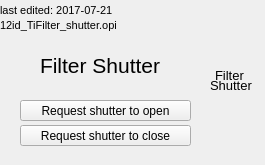
<?xml version="1.0" encoding="UTF-8"?>
<ui version="4.0">
 <class>Form</class>
 <widget class="caFrame" name="Form">
  <property name="geometry">
   <rect>
    <x>0</x>
    <y>0</y>
    <width>265</width>
    <height>165</height>
   </rect>
  </property>
  <property name="windowTitle">
   <string>Form</string>
  </property>
  <widget class="QLabel" name="label_35">
   <property name="geometry">
    <rect>
     <x>210</x>
     <y>75</y>
     <width>51</width>
     <height>21</height>
    </rect>
   </property>
   <property name="font">
    <font>
     <pointsize>10</pointsize>
    </font>
   </property>
   <property name="styleSheet">
    <string notr="true">color: rgb(0, 0, 0)</string>
   </property>
   <property name="text">
    <string>&lt;html&gt;&lt;head/&gt;&lt;body&gt;&lt;p&gt; Shutter&lt;/p&gt;&lt;/body&gt;&lt;/html&gt;</string>
   </property>
  </widget>
  <widget class="caPolyLine" name="caPolygon_11">
   <property name="geometry">
    <rect>
     <x>213</x>
     <y>95</y>
     <width>35</width>
     <height>60</height>
    </rect>
   </property>
   <property name="foreground">
    <color>
     <red>184</red>
     <green>184</green>
     <blue>188</blue>
    </color>
   </property>
   <property name="linestyle" stdset="0">
    <enum>caPolyLine::Solid</enum>
   </property>
   <property name="lineSize">
    <number>2</number>
   </property>
   <property name="lineColor">
    <color>
     <red>0</red>
     <green>0</green>
     <blue>0</blue>
    </color>
   </property>
   <property name="xyPairs" stdset="0">
    <string>0,47;35,60;35,11;0,0;0,47</string>
   </property>
   <property name="fillstyle" stdset="0">
    <enum>caPolyLine::Filled</enum>
   </property>
   <property name="polystyle" stdset="0">
    <enum>caPolyLine::Polygon</enum>
   </property>
   <property name="visibility">
    <enum>caPolyLine::IfNotZero</enum>
   </property>
   <property name="channel" stdset="0">
    <string>12idcUSX:pmm01:reg01:bo01</string>
   </property>
  </widget>
  <widget class="caPolyLine" name="caPolygon_7">
   <property name="geometry">
    <rect>
     <x>220</x>
     <y>120</y>
     <width>20</width>
     <height>28</height>
    </rect>
   </property>
   <property name="foreground">
    <color>
     <red>255</red>
     <green>0</green>
     <blue>0</blue>
    </color>
   </property>
   <property name="linestyle" stdset="0">
    <enum>caPolyLine::Solid</enum>
   </property>
   <property name="lineSize">
    <number>2</number>
   </property>
   <property name="lineColor">
    <color>
     <red>255</red>
     <green>0</green>
     <blue>0</blue>
    </color>
   </property>
   <property name="xyPairs" stdset="0">
    <string>0,22;20,28;20,5;0,0;0,22</string>
   </property>
   <property name="fillstyle" stdset="0">
    <enum>caPolyLine::Filled</enum>
   </property>
   <property name="polystyle" stdset="0">
    <enum>caPolyLine::Polygon</enum>
   </property>
   <property name="visibility">
    <enum>caPolyLine::IfNotZero</enum>
   </property>
   <property name="channel" stdset="0">
    <string>12idcUSX:pmm01:reg01:bo01</string>
   </property>
  </widget>
  <widget class="QLabel" name="label_33">
   <property name="geometry">
    <rect>
     <x>215</x>
     <y>65</y>
     <width>41</width>
     <height>21</height>
    </rect>
   </property>
   <property name="font">
    <font>
     <pointsize>10</pointsize>
    </font>
   </property>
   <property name="styleSheet">
    <string notr="true">color: rgb(0, 0, 0)</string>
   </property>
   <property name="text">
    <string>&lt;html&gt;&lt;head/&gt;&lt;body&gt;&lt;p&gt;Filter &lt;/p&gt;&lt;/body&gt;&lt;/html&gt;</string>
   </property>
  </widget>
  <widget class="caPolyLine" name="caPolygon_3">
   <property name="geometry">
    <rect>
     <x>220</x>
     <y>100</y>
     <width>20</width>
     <height>28</height>
    </rect>
   </property>
   <property name="foreground">
    <color>
     <red>0</red>
     <green>216</green>
     <blue>0</blue>
    </color>
   </property>
   <property name="linestyle" stdset="0">
    <enum>caPolyLine::Solid</enum>
   </property>
   <property name="lineSize">
    <number>2</number>
   </property>
   <property name="lineColor">
    <color>
     <red>0</red>
     <green>216</green>
     <blue>0</blue>
    </color>
   </property>
   <property name="xyPairs" stdset="0">
    <string>0,22;20,28;20,5;0,0;0,22</string>
   </property>
   <property name="fillstyle" stdset="0">
    <enum>caPolyLine::Filled</enum>
   </property>
   <property name="polystyle" stdset="0">
    <enum>caPolyLine::Polygon</enum>
   </property>
   <property name="visibility">
    <enum>caPolyLine::IfNotZero</enum>
   </property>
   <property name="channel" stdset="0">
    <string>12idcUSX:pmm01:reg01:bo01</string>
   </property>
  </widget>
  <widget class="QLabel" name="label_55">
   <property name="geometry">
    <rect>
     <x>40</x>
     <y>50</y>
     <width>131</width>
     <height>32</height>
    </rect>
   </property>
   <property name="font">
    <font>
     <pointsize>16</pointsize>
     <weight>75</weight>
     <bold>true</bold>
    </font>
   </property>
   <property name="styleSheet">
    <string notr="true">color:rgb(0, 0, 0)</string>
   </property>
   <property name="text">
    <string>&lt;html&gt;&lt;head/&gt;&lt;body&gt;&lt;p&gt;&lt;span style=&quot; font-weight:400;&quot;&gt;Filter Shutter&lt;/span&gt;&lt;/p&gt;&lt;/body&gt;&lt;/html&gt;</string>
   </property>
  </widget>
  <widget class="caMessageButton" name="camessagebutton_9">
   <property name="geometry">
    <rect>
     <x>20</x>
     <y>125</y>
     <width>171</width>
     <height>21</height>
    </rect>
   </property>
   <property name="text">
    <string>Request shutter to close</string>
   </property>
   <property name="channel" stdset="0">
    <string notr="true">12idb:BioEnc2B3</string>
   </property>
   <property name="foreground">
    <color>
     <red>255</red>
     <green>255</green>
     <blue>255</blue>
    </color>
   </property>
   <property name="background">
    <color>
     <red>0</red>
     <green>0</green>
     <blue>140</blue>
    </color>
   </property>
  </widget>
  <widget class="caMessageButton" name="camessagebutton_4">
   <property name="geometry">
    <rect>
     <x>20</x>
     <y>100</y>
     <width>171</width>
     <height>21</height>
    </rect>
   </property>
   <property name="text">
    <string>Request shutter to open</string>
   </property>
   <property name="channel" stdset="0">
    <string notr="true">12idb:BioEnc2B3</string>
   </property>
   <property name="foreground">
    <color>
     <red>255</red>
     <green>255</green>
     <blue>255</blue>
    </color>
   </property>
   <property name="background">
    <color>
     <red>0</red>
     <green>0</green>
     <blue>140</blue>
    </color>
   </property>
  </widget>
  <widget class="caLabel" name="caLabel_4">
   <property name="geometry">
    <rect>
     <x>0</x>
     <y>-10</y>
     <width>421</width>
     <height>41</height>
    </rect>
   </property>
   <property name="font">
    <font>
     <pointsize>8</pointsize>
    </font>
   </property>
   <property name="frameShape">
    <enum>QFrame::NoFrame</enum>
   </property>
   <property name="text">
    <string>&lt;html&gt;&lt;head/&gt;&lt;body&gt;&lt;p&gt;last edited: 2017-07-21&lt;/p&gt;&lt;/body&gt;&lt;/html&gt;</string>
   </property>
   <property name="alignment">
    <set>Qt::AlignAbsolute|Qt::AlignLeading|Qt::AlignLeft|Qt::AlignVCenter</set>
   </property>
   <property name="fontScaleMode">
    <enum>ESimpleLabel::WidthAndHeight</enum>
   </property>
   <property name="foreground">
    <color>
     <red>0</red>
     <green>0</green>
     <blue>0</blue>
    </color>
   </property>
   <property name="background">
    <color alpha="0">
     <red>0</red>
     <green>0</green>
     <blue>0</blue>
    </color>
   </property>
  </widget>
  <widget class="caLabel" name="caLabel_3">
   <property name="geometry">
    <rect>
     <x>0</x>
     <y>15</y>
     <width>200</width>
     <height>21</height>
    </rect>
   </property>
   <property name="font">
    <font>
     <pointsize>8</pointsize>
    </font>
   </property>
   <property name="frameShape">
    <enum>QFrame::NoFrame</enum>
   </property>
   <property name="text">
    <string>12id_TiFilter_shutter.opi</string>
   </property>
   <property name="alignment">
    <set>Qt::AlignAbsolute|Qt::AlignLeading|Qt::AlignLeft|Qt::AlignVCenter</set>
   </property>
   <property name="fontScaleMode">
    <enum>ESimpleLabel::WidthAndHeight</enum>
   </property>
   <property name="foreground">
    <color>
     <red>0</red>
     <green>0</green>
     <blue>0</blue>
    </color>
   </property>
   <property name="background">
    <color alpha="0">
     <red>0</red>
     <green>0</green>
     <blue>0</blue>
    </color>
   </property>
  </widget>
 </widget>
 <customwidgets>
  <customwidget>
   <class>caMessageButton</class>
   <extends>QPushButton</extends>
   <header>caMessageButton</header>
  </customwidget>
  <customwidget>
   <class>caFrame</class>
   <extends>QFrame</extends>
   <header>caFrame</header>
   <container>1</container>
  </customwidget>
  <customwidget>
   <class>caLabel</class>
   <extends>QLabel</extends>
   <header>caLabel</header>
  </customwidget>
  <customwidget>
   <class>caPolyLine</class>
   <extends>QWidget</extends>
   <header>caPolyLine</header>
  </customwidget>
 </customwidgets>
 <resources/>
 <connections/>
</ui>
